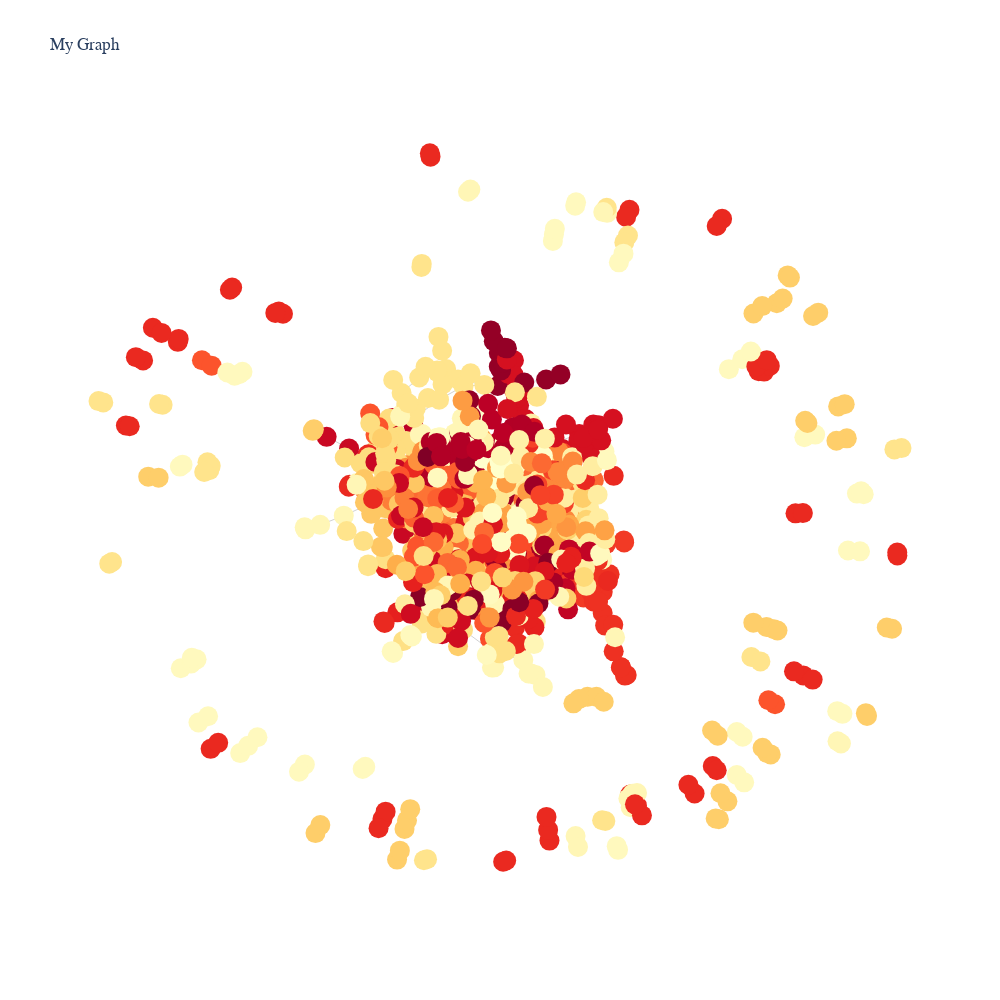

Write notebook code for a chart like this one.
### Code cell
if (flag):
    fig = tm.make_iplot_fig(G, sp, values_nv, 'YlOrRd', 20, '#ffffff', figsize_i)
    init_notebook_mode(connected=True)
    iplot(fig)

### Figure 1 — Plotly figure (JSON) as saved in the notebook; plotly's stock layout.template omitted (floating-point values rounded to 4 significant figures; data arrays with more than 128 entries replaced by an {"elided": "..."} marker saying what was removed)
{"data": [{"hoverinfo": "none", "line": {"color": "rgb(25,25,25)", "width": 0.2}, "mode": "lines", "type": "scatter", "x": {"elided": "15000 float values"}, "y": {"elided": "15000 float values"}}, {"hoverinfo": "text", "marker": {"color": {"elided": "1765 int values"}, "colorscale": [[0, "rgb(255,255,204)"], [0.125, "rgb(255,237,160)"], [0.25, "rgb(254,217,118)"], [0.375, "rgb(254,178,76)"], [0.5, "rgb(253,141,60)"], [0.625, "rgb(252,78,42)"], [0.75, "rgb(227,26,28)"], [0.875, "rgb(189,0,38)"], [1, "rgb(128,0,38)"]], "size": 20}, "mode": "markers", "text": {"elided": "1765 str values"}, "type": "scatter", "x": {"elided": "1765 float values"}, "y": {"elided": "1765 float values"}}], "layout": {"autosize": false, "font": {"family": "Balto"}, "height": 1000, "hovermode": "closest", "margin": {"b": 85, "l": 40, "pad": 0, "r": 40, "t": 100}, "plot_bgcolor": "#ffffff", "showlegend": false, "title": {"text": "My Graph"}, "width": 1000, "xaxis": {"showgrid": false, "showline": false, "showticklabels": false, "title": {"text": ""}, "zeroline": false}, "yaxis": {"showgrid": false, "showline": false, "showticklabels": false, "title": {"text": ""}, "zeroline": false}}}
